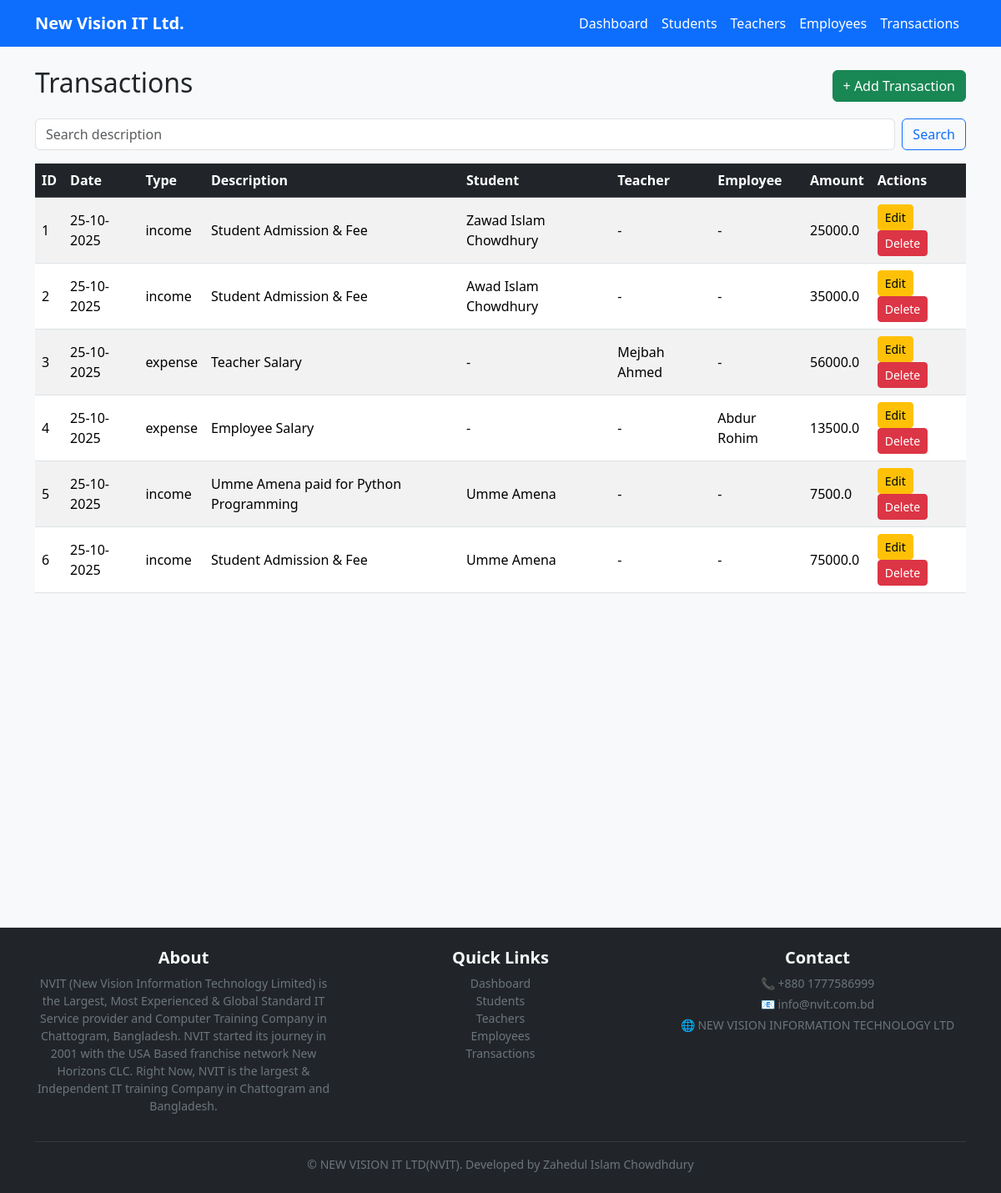
Page /transactions/ on the earlier database version.
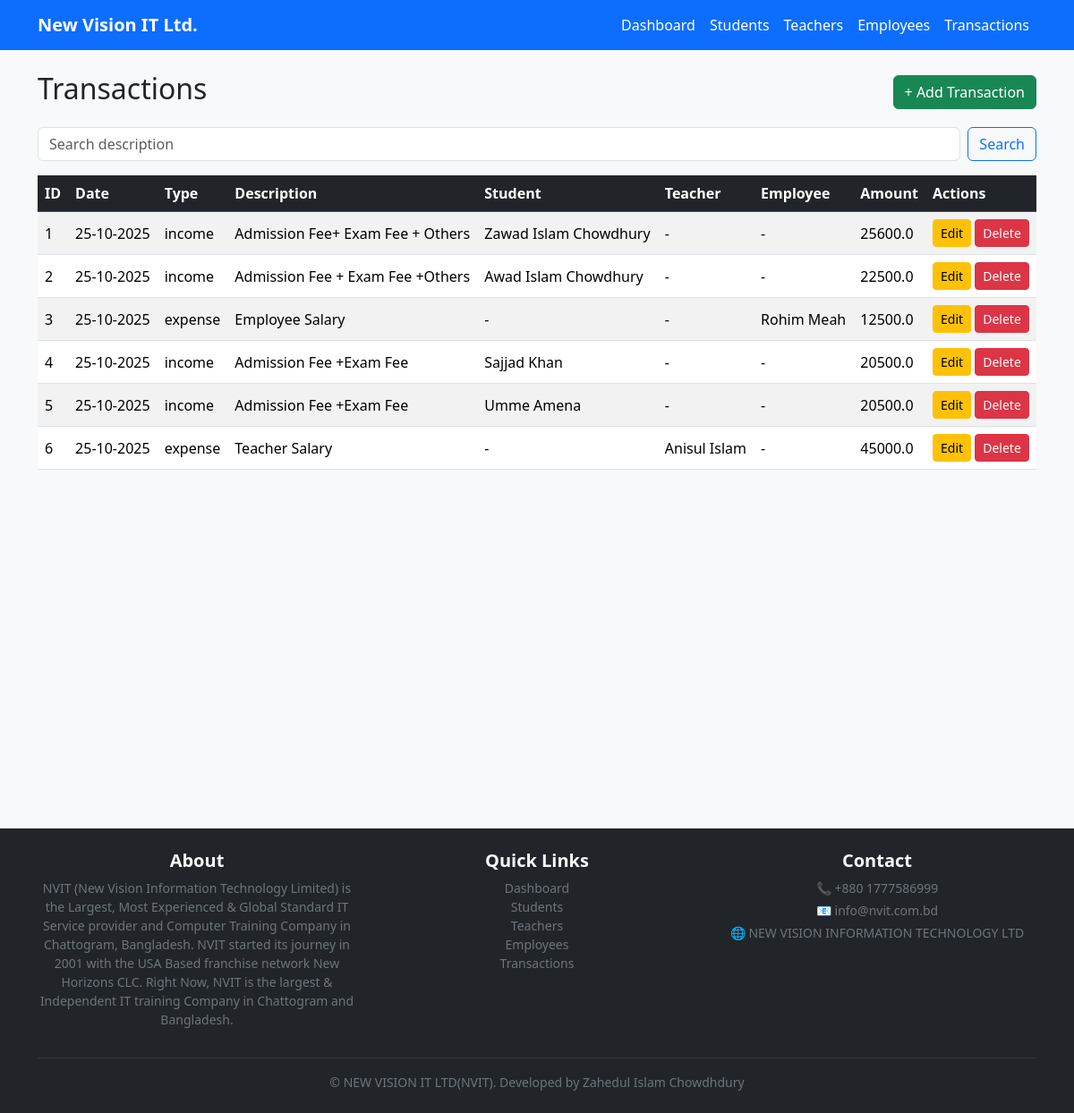
Same page on the later database version.
### models.py (models this page shows)
class Transaction(db.Model):
    id = db.Column(db.Integer, primary_key=True)        # Transaction ID
    type = db.Column(db.String(50))                     # Income/Expense
    amount = db.Column(db.Float)                        # Amount
    date = db.Column(db.Date, default=datetime.utcnow)  # Date
    description = db.Column(db.String(200))             # Description
    student_id = db.Column(db.Integer, db.ForeignKey('student.id'), nullable=True)
    teacher_id = db.Column(db.Integer, db.ForeignKey('teacher.id'), nullable=True)
    employee_id = db.Column(db.Integer, db.ForeignKey('employee.id'), nullable=True)

class Teacher(db.Model):
    id = db.Column(db.Integer, primary_key=True)        # Teacher ID
    name = db.Column(db.String(100))                    # Name
    subject = db.Column(db.String(100))                 # Subject
    salary = db.Column(db.Float)                        # Salary
    transactions = db.relationship('Transaction', backref='teacher', lazy=True)  # Linked transactions

class Employee(db.Model):
    id = db.Column(db.Integer, primary_key=True)        # Employee ID
    name = db.Column(db.String(100))                    # Name
    role = db.Column(db.String(100))                    # Role
    salary = db.Column(db.Float)                        # Salary
    transactions = db.relationship('Transaction', backref='employee', lazy=True)  # Linked transactions

class Student(db.Model):
    id = db.Column(db.Integer, primary_key=True)        # Student ID
    name = db.Column(db.String(100))                    # Name
    course = db.Column(db.String(100))                  # Course
    monthly_fee = db.Column(db.Float)                   # Fee
    transactions = db.relationship('Transaction', backref='student', lazy=True)  # Linked transactions

### routes/transaction_routes.py (the view)
@transaction_bp.route('/')
def list_transactions():
    transactions = Transaction.query.order_by(Transaction.date.desc()).all()
    return render_template('transactions.html', transactions=transactions)

### templates/transactions.html
{% extends "base.html" %}
{% block content %}
<div class="d-flex justify-content-between align-items-center mb-3">
  <h2>Transactions</h2>
  <a class="btn btn-success" href="{{ url_for('transaction_bp.add_transaction') }}">+ Add Transaction</a>
</div>
<form class="d-flex mb-3" method="get" action="{{ url_for('transaction_bp.search_transaction') }}">
  <input class="form-control me-2" type="search" name="q" placeholder="Search description" value="{{ q if q else '' }}">
  <button class="btn btn-outline-primary">Search</button>
</form>
<table class="table table-striped table-hover">
  <thead class="table-dark">
    <tr>
      <th>ID</th>
      <th>Date</th>
      <th>Type</th>
      <th>Description</th>
      <th>Student</th>
      <th>Teacher</th>
      <th>Employee</th>
      <th>Amount</th>
      <th>Actions</th>
    </tr>
  </thead>
  <tbody>
  {% for t in transactions %}
    <tr>
      <td>{{ t.id }}</td>
      <td>{{ t.date.strftime('%d-%m-%Y') }}</td>
      <td>{{ t.type }}</td>
      <td>{{ t.description or '-' }}</td>
      <td>{{ t.student.name if t.student else '-' }}</td>
      <td>{{ t.teacher.name if t.teacher else '-' }}</td>
      <td>{{ t.employee.name if t.employee else '-' }}</td>
     <td>{{ t.amount }}</td>
      <td>
        <a class="btn btn-sm btn-warning" href="{{ url_for('edit',kind="transaction", id=t.id) }}">Edit</a>
        <a class="btn btn-sm btn-danger" href="{{ url_for('transaction_bp.delete_transaction', id=t.id) }}" onclick="return confirm('Delete this transaction?')">Delete</a>
      </td>
    </tr>
  {% endfor %}
  </tbody>
</table>
<br><br><br><br><br><br><br><br><br><br><br><br><br><br>
{% endblock %}

Differences in the rows shown:
changed Transaction "Zawad Islam Chowdhury": description "Student Admission & Fee" → "Admission Fee+ Exam Fee + Others"; amount "25000.0" → "25600.0"
changed Transaction "Awad Islam Chowdhury": description "Student Admission & Fee" → "Admission Fee + Exam Fee +Others"; amount "35000.0" → "22500.0"
changed Transaction id 3: description "Teacher Salary" → "Employee Salary"; teacher "Mejbah Ahmed" → "-"; employee "-" → "Rohim Meah"; amount "56000.0" → "12500.0"
changed Transaction id 4: type "expense" → "income"; description "Employee Salary" → "Admission Fee +Exam Fee"; student "-" → "Sajjad Khan"; employee "Abdur Rohim" → "-"; amount "13500.0" → "20500.0"
changed Transaction "Umme Amena": description "Umme Amena paid for Python Programming" → "Admission Fee +Exam Fee"; amount "7500.0" → "20500.0"
changed Transaction id 6: type "income" → "expense"; description "Student Admission & Fee" → "Teacher Salary"; student "Umme Amena" → "-"; teacher "-" → "Anisul Islam"; amount "75000.0" → "45000.0"
